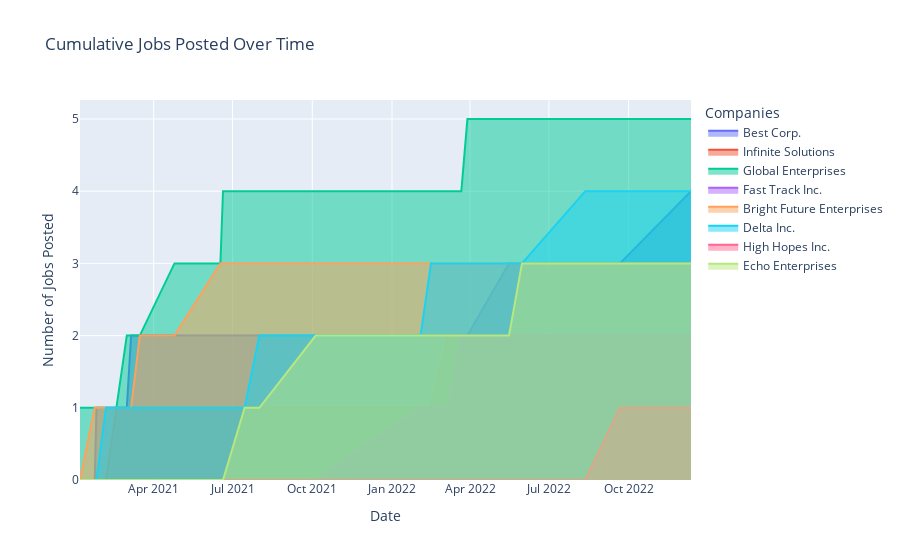

The notebook cell saved with this chart:
### Code cell
fig.show()

### Figure 1 — Plotly figure (JSON) as saved in the notebook; plotly's stock layout.template omitted (floating-point values rounded to 4 significant figures)
{"data": [{"fill": "tozeroy", "mode": "lines", "name": "Best Corp.", "type": "scatter", "x": ["2021-01-06", "2021-01-23", "2021-01-25", "2021-02-05", "2021-02-17", "2021-03-01", "2021-03-06", "2021-03-16", "2021-04-25", "2021-06-17", "2021-06-20", "2021-07-15", "2021-08-01", "2021-10-05", "2022-02-03", "2022-02-15", "2022-03-07", "2022-03-22", "2022-03-29", "2022-05-16", "2022-05-31", "2022-08-12", "2022-09-21", "2022-12-12"], "y": [0, 0, 1, 1, 1, 1, 2, 2, 2, 2, 2, 2, 2, 2, 2, 2, 2, 2, 2, 3, 3, 3, 3, 4]}, {"fill": "tozeroy", "mode": "lines", "name": "Infinite Solutions", "type": "scatter", "x": ["2021-01-06", "2021-01-23", "2021-01-25", "2021-02-05", "2021-02-17", "2021-03-01", "2021-03-06", "2021-03-16", "2021-04-25", "2021-06-17", "2021-06-20", "2021-07-15", "2021-08-01", "2021-10-05", "2022-02-03", "2022-02-15", "2022-03-07", "2022-03-22", "2022-03-29", "2022-05-16", "2022-05-31", "2022-08-12", "2022-09-21", "2022-12-12"], "y": [0, 0, 0, 0, 1, 1, 1, 1, 1, 1, 1, 1, 1, 1, 1, 1, 2, 2, 2, 2, 2, 2, 2, 2]}, {"fill": "tozeroy", "mode": "lines", "name": "Global Enterprises", "type": "scatter", "x": ["2021-01-06", "2021-01-23", "2021-01-25", "2021-02-05", "2021-02-17", "2021-03-01", "2021-03-06", "2021-03-16", "2021-04-25", "2021-06-17", "2021-06-20", "2021-07-15", "2021-08-01", "2021-10-05", "2022-02-03", "2022-02-15", "2022-03-07", "2022-03-22", "2022-03-29", "2022-05-16", "2022-05-31", "2022-08-12", "2022-09-21", "2022-12-12"], "y": [1, 1, 1, 1, 1, 2, 2, 2, 3, 3, 4, 4, 4, 4, 4, 4, 4, 4, 5, 5, 5, 5, 5, 5]}, {"fill": "tozeroy", "mode": "lines", "name": "Fast Track Inc.", "type": "scatter", "x": ["2021-01-06", "2021-01-23", "2021-01-25", "2021-02-05", "2021-02-17", "2021-03-01", "2021-03-06", "2021-03-16", "2021-04-25", "2021-06-17", "2021-06-20", "2021-07-15", "2021-08-01", "2021-10-05", "2022-02-03", "2022-02-15", "2022-03-07", "2022-03-22", "2022-03-29", "2022-05-16", "2022-05-31", "2022-08-12", "2022-09-21", "2022-12-12"], "y": [0, 0, 0, 0, 0, 0, 0, 0, 0, 0, 0, 0, 0, 0, 1, 1, 1, 2, 2, 2, 2, 2, 2, 2]}, {"fill": "tozeroy", "mode": "lines", "name": "Bright Future Enterprises", "type": "scatter", "x": ["2021-01-06", "2021-01-23", "2021-01-25", "2021-02-05", "2021-02-17", "2021-03-01", "2021-03-06", "2021-03-16", "2021-04-25", "2021-06-17", "2021-06-20", "2021-07-15", "2021-08-01", "2021-10-05", "2022-02-03", "2022-02-15", "2022-03-07", "2022-03-22", "2022-03-29", "2022-05-16", "2022-05-31", "2022-08-12", "2022-09-21", "2022-12-12"], "y": [0, 1, 1, 1, 1, 1, 1, 2, 2, 3, 3, 3, 3, 3, 3, 3, 3, 3, 3, 3, 3, 3, 3, 3]}, {"fill": "tozeroy", "mode": "lines", "name": "Delta Inc.", "type": "scatter", "x": ["2021-01-06", "2021-01-23", "2021-01-25", "2021-02-05", "2021-02-17", "2021-03-01", "2021-03-06", "2021-03-16", "2021-04-25", "2021-06-17", "2021-06-20", "2021-07-15", "2021-08-01", "2021-10-05", "2022-02-03", "2022-02-15", "2022-03-07", "2022-03-22", "2022-03-29", "2022-05-16", "2022-05-31", "2022-08-12", "2022-09-21", "2022-12-12"], "y": [0, 0, 0, 1, 1, 1, 1, 1, 1, 1, 1, 1, 2, 2, 2, 3, 3, 3, 3, 3, 3, 4, 4, 4]}, {"fill": "tozeroy", "mode": "lines", "name": "High Hopes Inc.", "type": "scatter", "x": ["2021-01-06", "2021-01-23", "2021-01-25", "2021-02-05", "2021-02-17", "2021-03-01", "2021-03-06", "2021-03-16", "2021-04-25", "2021-06-17", "2021-06-20", "2021-07-15", "2021-08-01", "2021-10-05", "2022-02-03", "2022-02-15", "2022-03-07", "2022-03-22", "2022-03-29", "2022-05-16", "2022-05-31", "2022-08-12", "2022-09-21", "2022-12-12"], "y": [0, 0, 0, 0, 0, 0, 0, 0, 0, 0, 0, 0, 0, 0, 0, 0, 0, 0, 0, 0, 0, 0, 1, 1]}, {"fill": "tozeroy", "mode": "lines", "name": "Echo Enterprises", "type": "scatter", "x": ["2021-01-06", "2021-01-23", "2021-01-25", "2021-02-05", "2021-02-17", "2021-03-01", "2021-03-06", "2021-03-16", "2021-04-25", "2021-06-17", "2021-06-20", "2021-07-15", "2021-08-01", "2021-10-05", "2022-02-03", "2022-02-15", "2022-03-07", "2022-03-22", "2022-03-29", "2022-05-16", "2022-05-31", "2022-08-12", "2022-09-21", "2022-12-12"], "y": [0, 0, 0, 0, 0, 0, 0, 0, 0, 0, 0, 1, 1, 2, 2, 2, 2, 2, 2, 2, 3, 3, 3, 3]}], "layout": {"legend": {"title": {"text": "Companies"}}, "title": {"text": "Cumulative Jobs Posted Over Time"}, "xaxis": {"title": {"text": "Date"}}, "yaxis": {"title": {"text": "Number of Jobs Posted"}}}}
